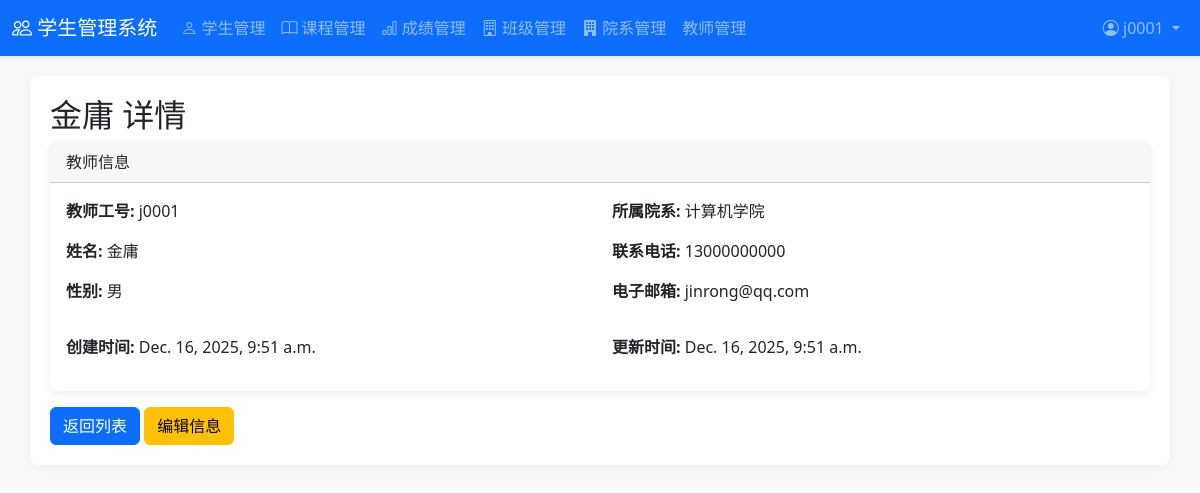
Page /teachers/2/ (signed in) on the committed database.
### students/models.py (models this page shows, shortened)
class Teacher(models.Model):
    user = models.OneToOneField(User, on_delete=models.CASCADE, verbose_name='关联用户')
    teacher_id = models.CharField(max_length=20, unique=True, verbose_name='教师工号')
    name = models.CharField(max_length=50, verbose_name='姓名')
    gender = models.CharField(max_length=10, choices=[('male', '男'), ('female', '女')], verbose_name='性别')
    phone = models.CharField(max_length=15, blank=True, verbose_name='联系电话')
    email = models.EmailField(blank=True, verbose_name='电子邮箱')
    department = models.ForeignKey(Department, on_delete=models.CASCADE, verbose_name='所属院系')
    created_at = models.DateTimeField(auto_now_add=True, verbose_name='创建时间')
    updated_at = models.DateTimeField(auto_now=True, verbose_name='更新时间')
    class Meta:
        verbose_name = '教师'
        verbose_name_plural = '教师'

class Department(models.Model):
    name = models.CharField(max_length=100, verbose_name='院系名称')
    description = models.TextField(blank=True, verbose_name='院系描述')
    created_at = models.DateTimeField(auto_now_add=True, verbose_name='创建时间')
    updated_at = models.DateTimeField(auto_now=True, verbose_name='更新时间')
    def __str__(self):
        return self.name
    class Meta:
        verbose_name = '院系'
        verbose_name_plural = '院系'

### students/views.py (the view)
# urls.py: path('teachers/<int:pk>/', views.teacher_detail, name='teacher_detail'),
@login_required
@user_passes_test(is_admin_or_teacher)
def teacher_detail(request, pk):
    teacher = Teacher.objects.select_related('department').get(pk=pk)
    return render(request, 'students/teacher_detail.html', {'teacher': teacher})

### students/views.py (called while the page is built)
def is_admin_or_teacher(user):
    return user.is_superuser or hasattr(user, 'teacher')

### students/templates/students/teacher_detail.html
{% extends 'students/base.html' %}
{% block content %}
    <h2>{{ teacher.name }} 详情</h2>
    <div class="card mb-3">
        <div class="card-header">
            教师信息
        </div>
        <div class="card-body">
            <div class="row">
                <div class="col-md-6">
                    <p><strong>教师工号:</strong> {{ teacher.teacher_id }}</p>
                    <p><strong>姓名:</strong> {{ teacher.name }}</p>
                    <p><strong>性别:</strong> {{ teacher.get_gender_display }}</p>
                </div>
                <div class="col-md-6">
                    <p><strong>所属院系:</strong> {{ teacher.department }}</p>
                    <p><strong>联系电话:</strong> {{ teacher.phone }}</p>
                    <p><strong>电子邮箱:</strong> {{ teacher.email }}</p>
                </div>
            </div>
            <div class="row mt-3">
                <div class="col-md-6">
                    <p><strong>创建时间:</strong> {{ teacher.created_at }}</p>
                </div>
                <div class="col-md-6">
                    <p><strong>更新时间:</strong> {{ teacher.updated_at }}</p>
                </div>
            </div>
        </div>
    </div>
    <a href="{% url 'teacher_list' %}" class="btn btn-primary">返回列表</a>
    <a href="{% url 'teacher_update' teacher.pk %}" class="btn btn-warning">编辑信息</a>
{% endblock %}

### students/templates/students/base.html (shortened to what this page needs)
<!DOCTYPE html>
<html lang="zh-CN">
<head>
    <link rel="stylesheet" href="https://cdn.jsdelivr.net/npm/bootstrap@5.3.0/dist/css/bootstrap.min.css">
</head>
<body>
    <nav class="navbar navbar-expand-lg navbar-dark bg-primary">
        <div class="container-fluid">
            <a class="navbar-brand" href="{% url 'home' %}">
                <i class="bi bi-people"></i> 学生管理系统
            </a>
            <div class="collapse navbar-collapse" id="navbarNav">
                <ul class="navbar-nav me-auto mb-2 mb-lg-0">
                    {% if user.is_superuser or user.teacher %}
                        <li class="nav-item">
                            <a class="nav-link {% if request.resolver_match.url_name == 'student_list' %}active{% endif %}" href="{% url 'student_list' %}">
                                <i class="bi bi-person"></i> 学生管理
                            </a>
                        </li>
                        <li class="nav-item">
                            <a class="nav-link {% if request.resolver_match.url_name == 'course_list' %}active{% endif %}" href="{% url 'course_list' %}">
                                <i class="bi bi-book"></i> 课程管理
                            </a>
                        </li>
                        <li class="nav-item">
                            <a class="nav-link {% if request.resolver_match.url_name == 'score_list' %}active{% endif %}" href="{% url 'score_list' %}">
                                <i class="bi bi-bar-chart"></i> 成绩管理
                            </a>
                        </li>
                        <li class="nav-item">
                            <a class="nav-link {% if request.resolver_match.url_name == 'class_list' %}active{% endif %}" href="{% url 'class_list' %}">
                                <i class="bi bi-building"></i> 班级管理
                            </a>
                        </li>
                        <li class="nav-item">
                            <a class="nav-link {% if request.resolver_match.url_name == 'department_list' %}active{% endif %}" href="{% url 'department_list' %}">
                                <i class="bi bi-building-fill"></i> 院系管理
                            </a>
                        </li>
                        <li class="nav-item">
                            <a class="nav-link {% if request.resolver_match.url_name == 'teacher_list' %}active{% endif %}" href="{% url 'teacher_list' %}">
                                 教师管理
                            </a>
                        </li>
                    {% endif %}
                </ul>
                <ul class="navbar-nav">
                    {% if user.is_authenticated %}
                        <li class="nav-item dropdown">
                            <a class="nav-link dropdown-toggle" href="#" role="button" data-bs-toggle="dropdown" aria-expanded="false">
                                <i class="bi bi-person-circle"></i> {{ user.username }}
                            </a>
                        </li>
                    {% else %}
                        <li class="nav-item">
                            <a class="nav-link" href="{% url 'login' %}">
                                <i class="bi bi-box-arrow-in-right"></i> 登录
                            </a>
                        </li>
                    {% endif %}
                </ul>
            </div>
        </div>
    </nav>
    <div class="container">
        {% block content %}
        {% endblock %}
    </div>
    <link rel="stylesheet" href="https://cdn.jsdelivr.net/npm/bootstrap-icons@1.10.5/font/bootstrap-icons.css">
</body>
</html>

### students/templates/students/base.html (style rules this page uses)
body { background-color: #f8f9fa; }
.navbar { box-shadow: 0 2px 4px rgba(0, 0, 0, 0.1); }
.container { background-color: white; border-radius: 8px; box-shadow: 0 2px 10px rgba(0, 0, 0, 0.05); padding: 20px; margin-top: 20px; margin-bottom: 20px; }
.card { border: none; border-radius: 8px; box-shadow: 0 2px 8px rgba(0, 0, 0, 0.08); transition: transform 0.2s, box-shadow 0.2s; }
.btn { border-radius: 6px; font-weight: 500; transition: all 0.2s; }

### rows in the picture
Teacher: name "金庸", teacher_id "j0001", gender "男", department "计算机学院", phone "13000000000", email "jinrong@qq.com", created_at "Dec. 16, 2025, 9:51 a.m.", updated_at "Dec. 16, 2025, 9:51 a.m."

### other values in the picture
{{ user.username }} "j0001"
